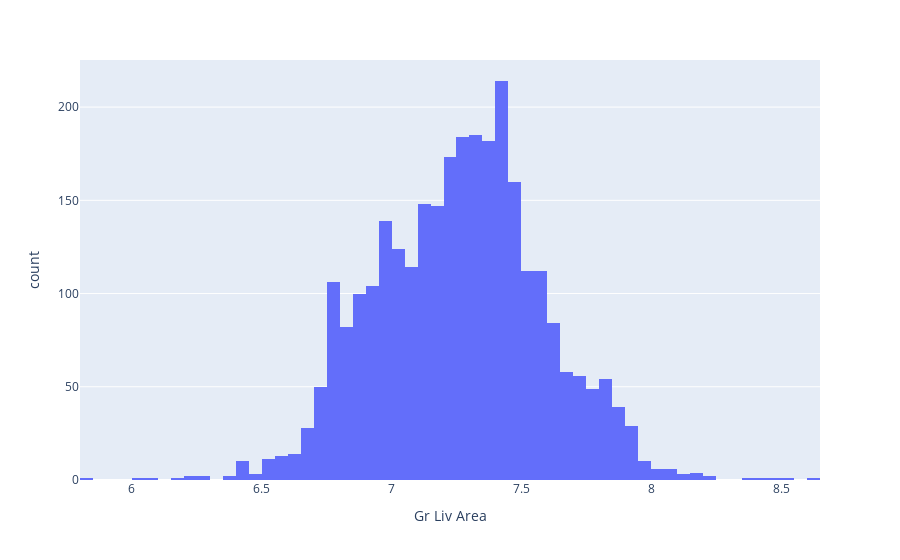

Notebook source saved alongside this figure:
### Code cell
#Skewness and Kurtosis
#
#https://towardsdatascience.com/skewness-kurtosis-simplified-1338e094fc85
#Kurtosis can be indicative of outliers
import plotly.express as px
#df = px.data.tips()
fig = px.histogram(df_train, x="Gr Liv Area")
fig.show()

### Figure 1 — Plotly figure (JSON) as saved in the notebook; plotly's stock layout.template omitted (floating-point values rounded to 4 significant figures; data arrays with more than 128 entries replaced by an {"elided": "..."} marker saying what was removed)
{"data": [{"alignmentgroup": "True", "bingroup": "x", "hovertemplate": "Gr Liv Area=%{x}<br>count=%{y}<extra></extra>", "legendgroup": "", "marker": {"color": "#636efa"}, "name": "", "offsetgroup": "", "orientation": "v", "showlegend": false, "type": "histogram", "x": {"elided": "2930 float values"}, "xaxis": "x", "yaxis": "y"}], "layout": {"autosize": true, "barmode": "relative", "legend": {"tracegroupgap": 0}, "margin": {"t": 60}, "xaxis": {"anchor": "y", "autorange": true, "domain": [0, 1], "range": [5.8, 8.65], "title": {"text": "Gr Liv Area"}, "type": "linear"}, "yaxis": {"anchor": "x", "autorange": true, "domain": [0, 1], "range": [0, 225.3], "title": {"text": "count"}}}}
